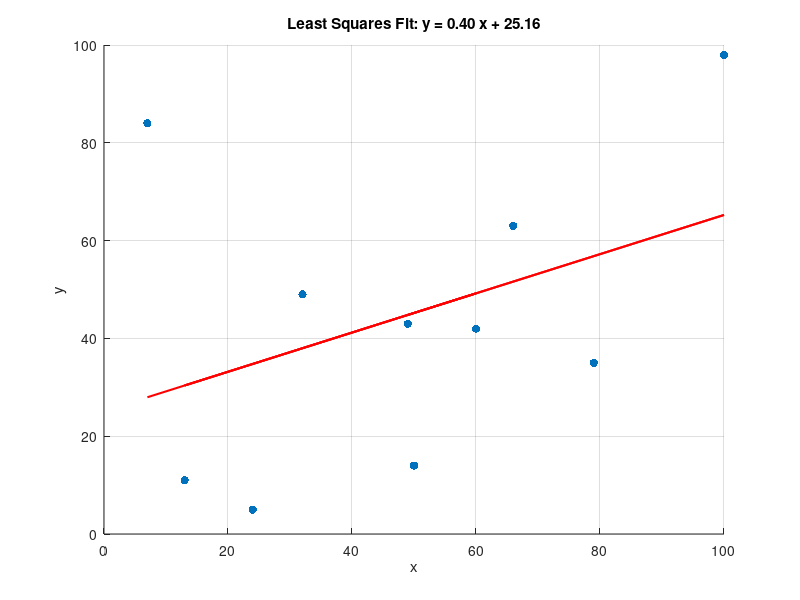

Write MATLAB code to recreate this figure.
close all;  % Close existing figures
clear;      % Clear workspace variables (avoid clear all which also clears functions from memory)
clc;        % Clear command window

% Generate random arrays (row vectors) of 10 integers from 0 to 100.
% In a real scenario these would be measured samples.
x = randi([0 100], 1, 10);
y = randi([0 100], 1, 10);

% Element-wise products needed for closed-form OLS formulas
xy = x .* y;      % x_i * y_i terms
xSquare = x .^ 2; % x_i^2 terms

% Closed-form slope (m) and intercept (c) for simple linear regression
N = numel(x); % number of samples (10)
m = (N * sum(xy) - sum(x) * sum(y)) / (N * sum(xSquare) - (sum(x) ^ 2));
c = (sum(y) - m * sum(x)) / N;

% Scatter plot of original points
scatter(x, y, 36, 'filled');
hold on;
% Plot regression line y = m x + c using original x sampling
plot(x, m * x + c, 'r-', 'LineWidth', 1.5);
grid on;
title(sprintf('Least Squares Fit: y = %.2f x + %.2f', m, c));
xlabel('x'); ylabel('y');
% Save the figure (PNG)
saveas(gcf, 'plot.png');
fprintf('Saved plot to plot.png\n');
